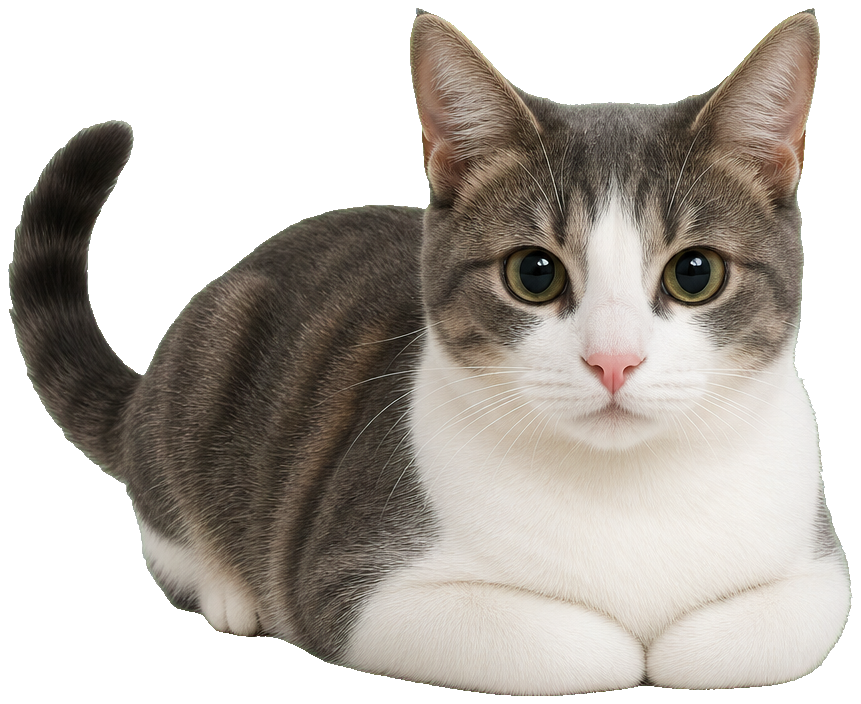
#> input picture desktop-pet/assets/cat.png, 861 x 704 px
$ python make_icon.py
#> lines starting #> are read from the running program, lines starting #| are printed output that depends on the picture
#!/usr/bin/env python3
"""生成简易应用图标（基于猫咪精灵）。"""

from pathlib import Path

from PIL import Image

root = Path(__file__).resolve().parents[1]
cat = Image.open(root / "assets" / "cat.png").convert("RGBA")
#> cat is the input picture: PIL image 861x704 RGBA; mean R, G, B, A 94.5, 177.8, 81.9, 161.1

# 正方形透明画布，居中贴合
size = 256
canvas = Image.new("RGBA", (size, size), (0, 0, 0, 0))
#> canvas: PIL image 256x256 RGBA; every value is 0
# 裁掉过多透明边
bbox = cat.getbbox()
#> bbox = (8, 8, 853, 696)
if bbox:
    cat = cat.crop(bbox)
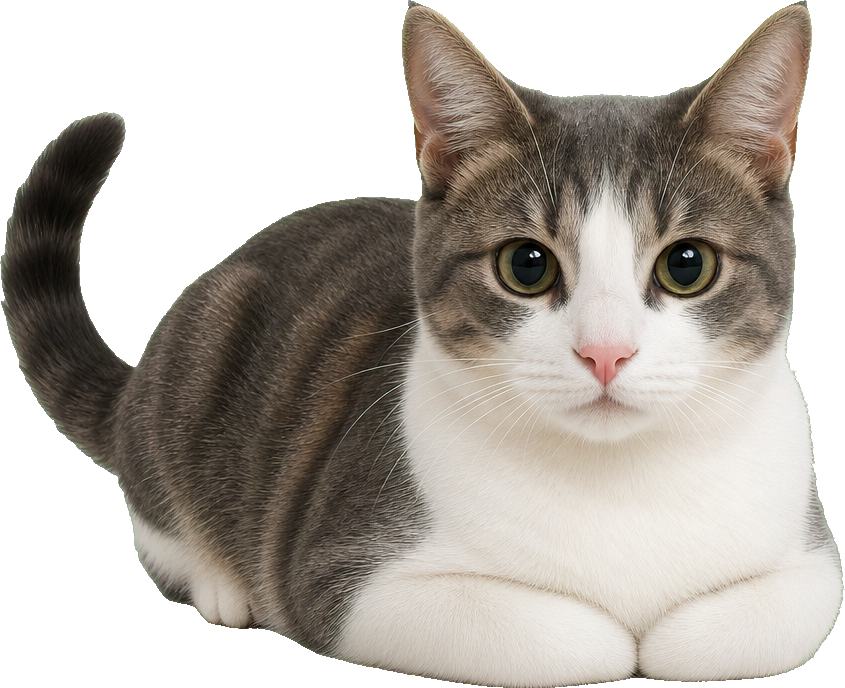
#> cat: PIL image 845x688 RGBA; mean R, G, B, A 98.4, 174.8, 85.3, 168; transparent parts drawn white
cat.thumbnail((size - 16, size - 16), Image.Resampling.LANCZOS)
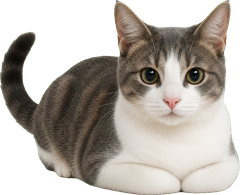
#> cat: PIL image 240x195 RGBA; mean R, G, B, A 100.5, 94.3, 87, 168; transparent parts drawn white
ox = (size - cat.width) // 2
#> ox = 8
oy = (size - cat.height) // 2
#> oy = 30
canvas.paste(cat, (ox, oy), cat)
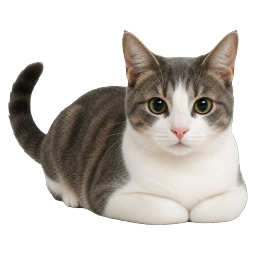
#> canvas: PIL image 256x256 RGBA; mean R, G, B, A 69, 64.5, 59.7, 119.3; transparent parts drawn white
out = root / "assets" / "icon.png"
canvas.save(out)
print(f"wrote {out}")

$ run again, with desktop-pet/assets/cat_source.png copied over desktop-pet/assets/cat.png
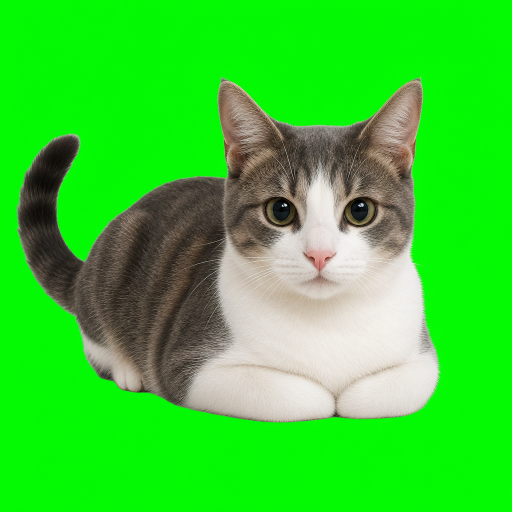
#> input picture desktop-pet/assets/cat_source.png, 1024 x 1024 px (shown at 1/2 size)
#> bbox = (0, 0, 1024, 1024)
#> `cat.thumbnail((size - 16, size - 16), Image.Resampling.LANCZOS)`:
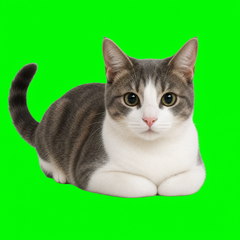
#> cat: PIL image 240x240 RGBA; mean R, G, B, A 55.9, 208, 48.6, 255
#> `canvas.paste(cat, (ox, oy), cat)`:
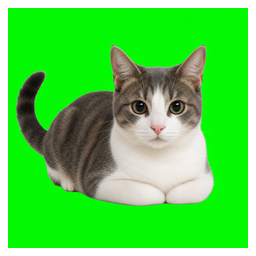
#> canvas: PIL image 256x256 RGBA; mean R, G, B, A 49.1, 182.8, 42.7, 224.1; transparent parts drawn white

$ run again, with desktop-pet/assets/cat_body.png copied over desktop-pet/assets/cat.png
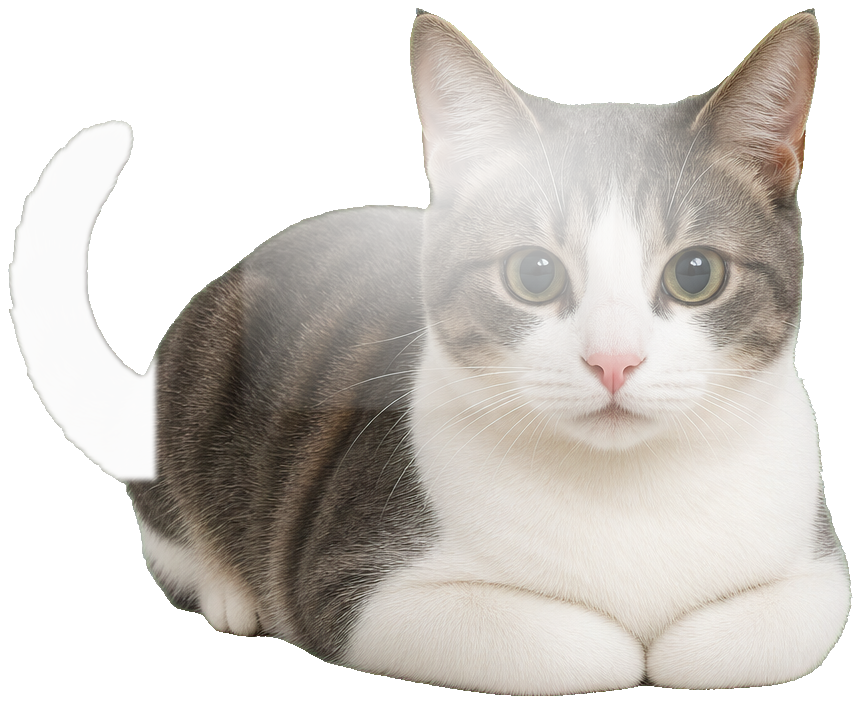
#> input picture desktop-pet/assets/cat_body.png, 861 x 704 px
#> cat is the input picture: PIL image 861x704 RGBA; mean R, G, B, A 94.5, 177.8, 81.9, 120.2
#> bbox = (8, 8, 853, 696)
#> `cat = cat.crop(bbox)`:
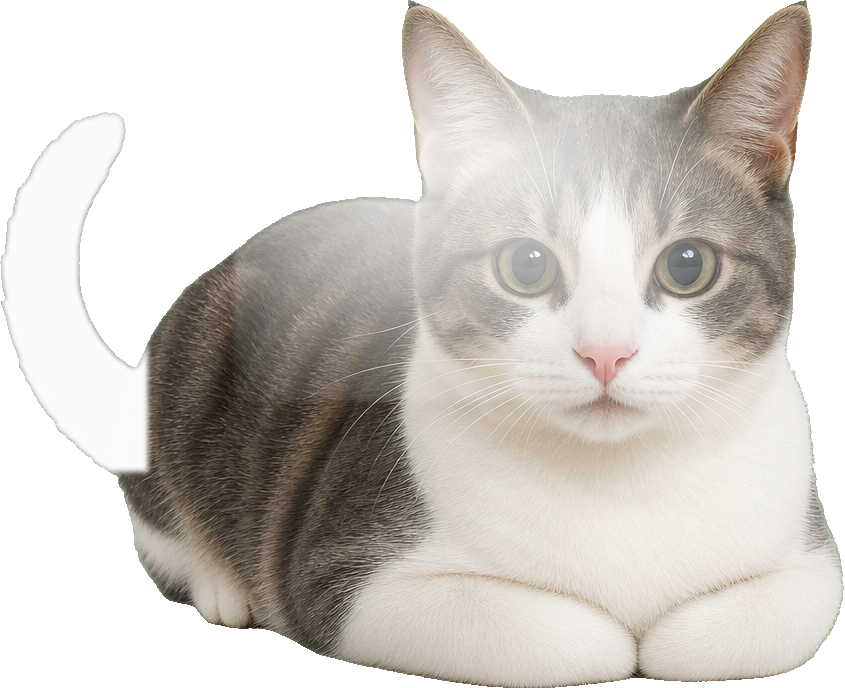
#> cat: PIL image 845x688 RGBA; mean R, G, B, A 98.4, 174.8, 85.3, 125.4; transparent parts drawn white
#> `canvas.paste(cat, (ox, oy), cat)`:
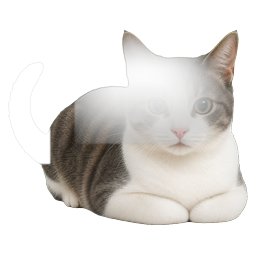
#> canvas: PIL image 256x256 RGBA; mean R, G, B, A 57, 53.7, 50.1, 79.4; transparent parts drawn white
